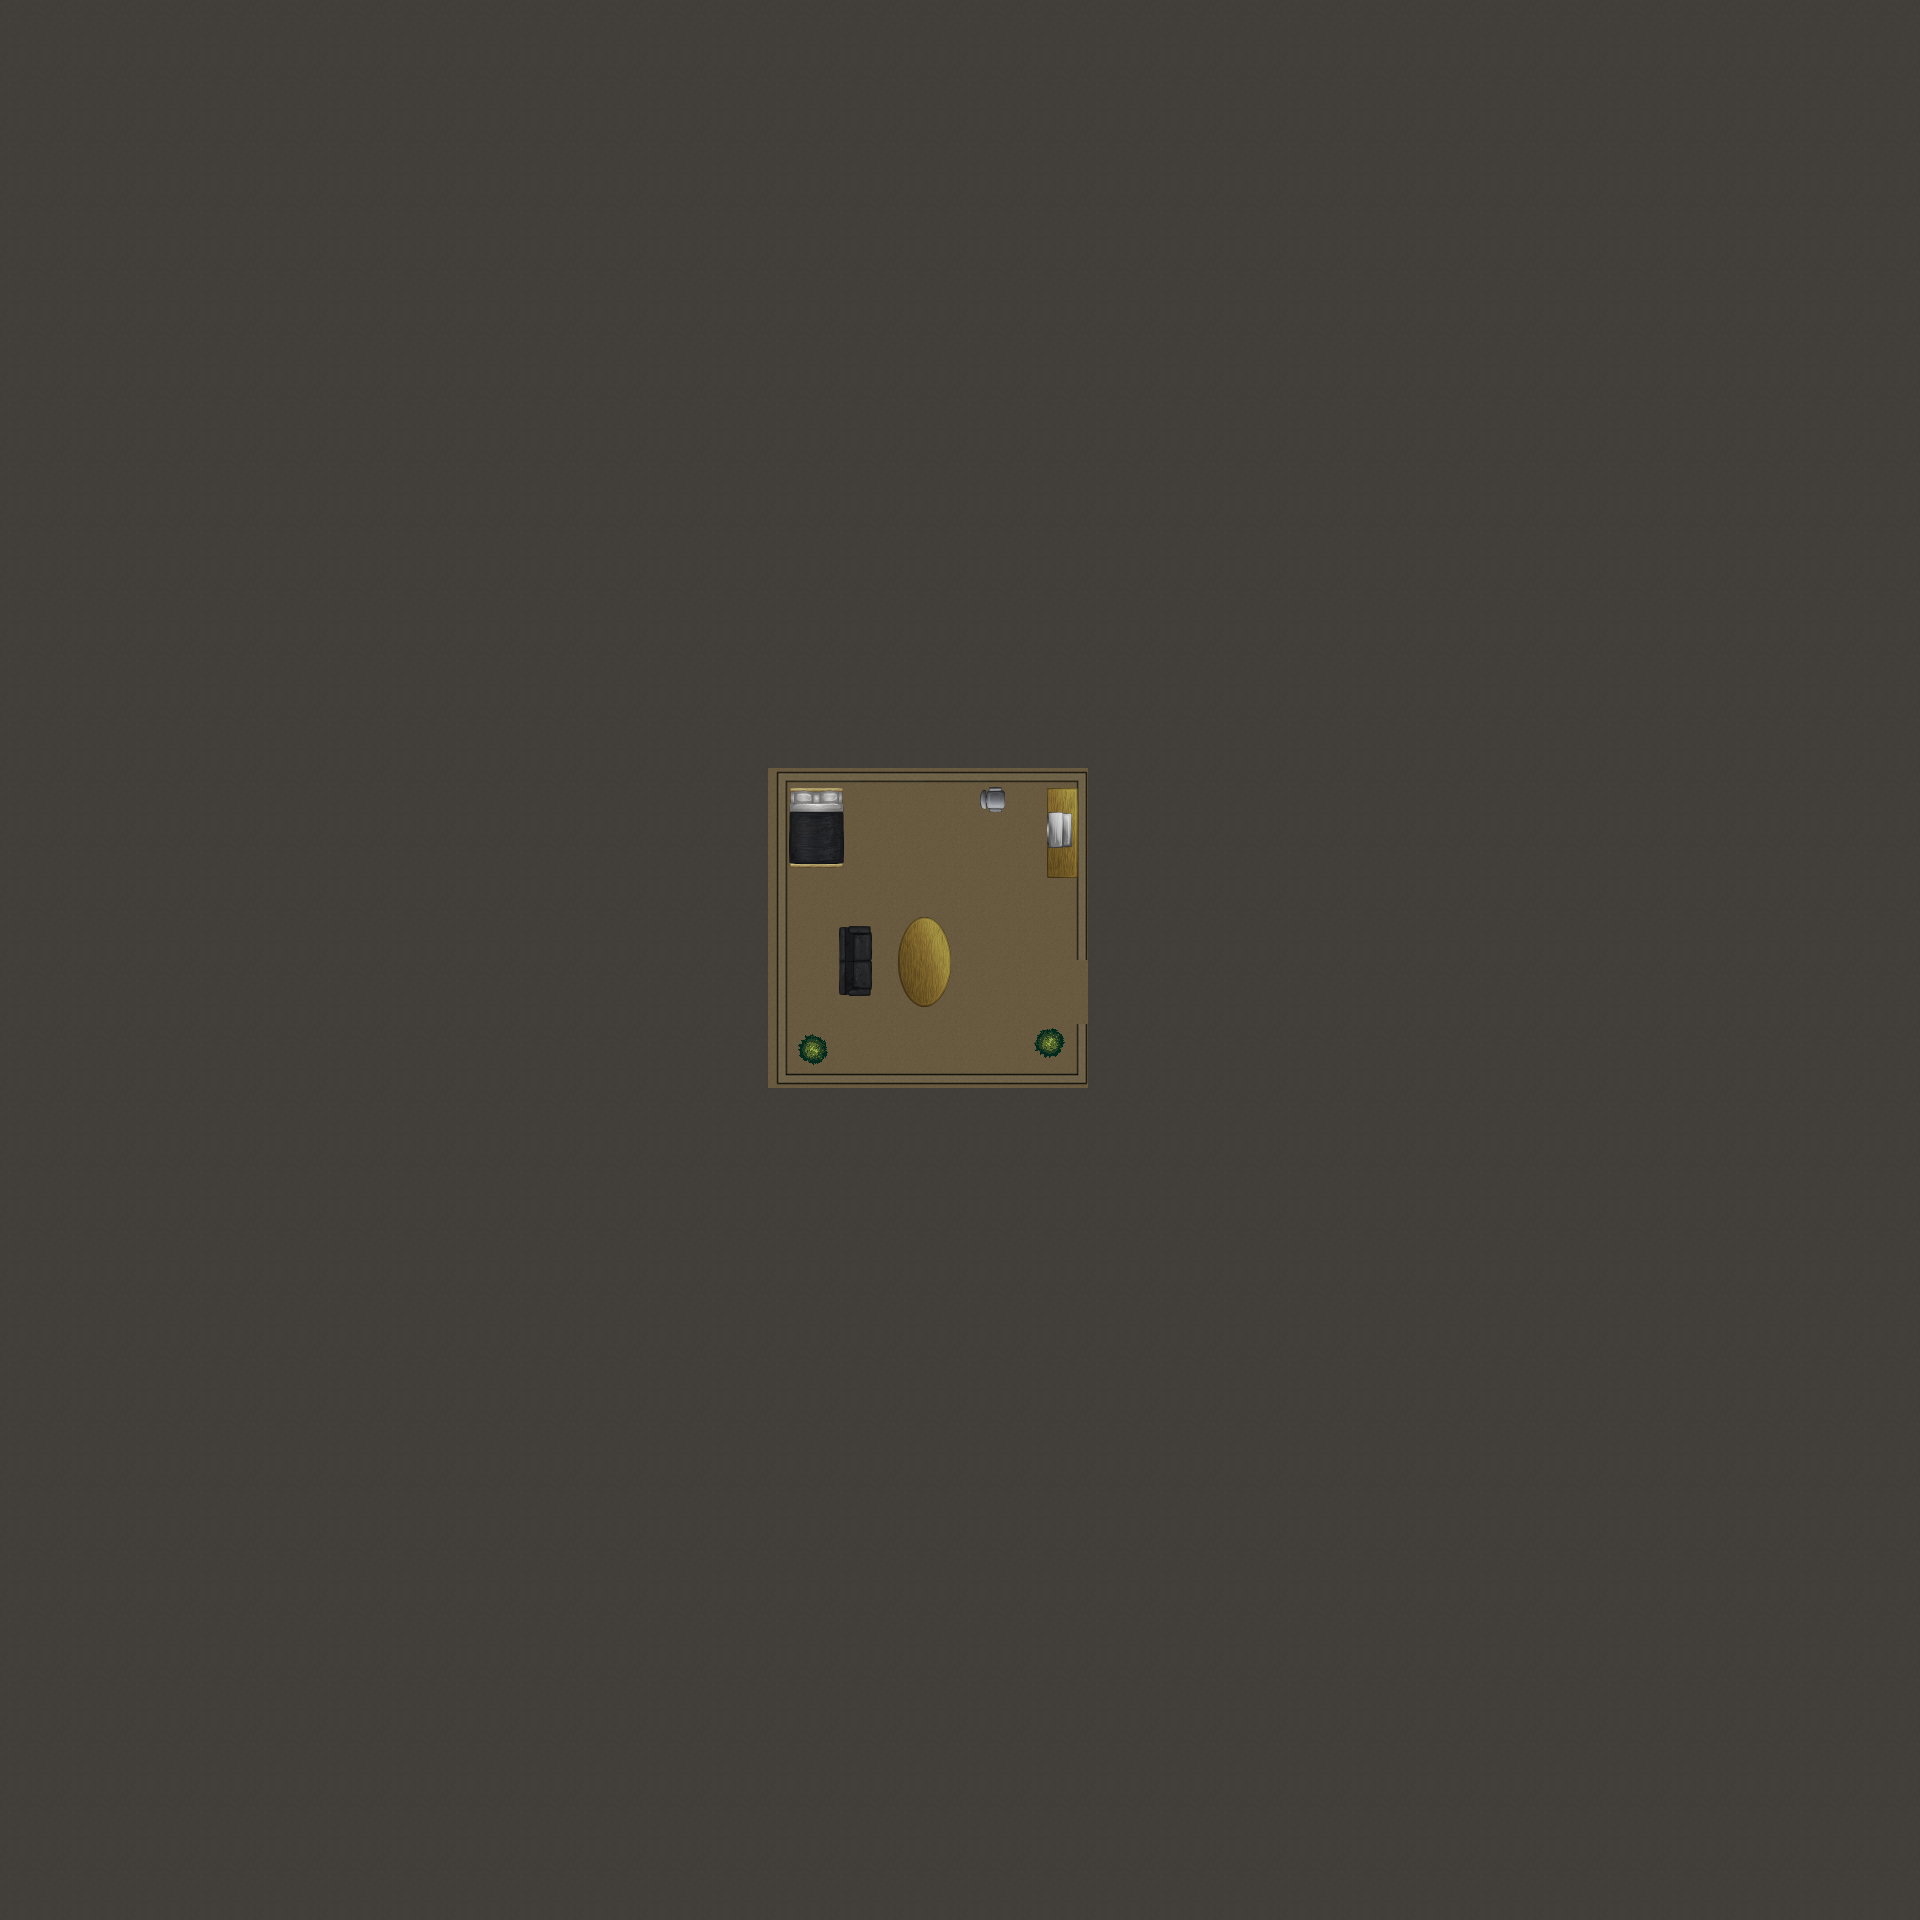

This game map was drawn from its Tiled (.tmx) file and the tilesets committed beside it. A one-line description and the trimmed map source follow:
An orthogonal 30x30 tile map with 64x64 px tiles, 5 tile layers (Ground, Parquet, Walls, Objects, ...) and 12 objects (11x Wall, player).

<map version="1.8" tiledversion="1.8.2" orientation="orthogonal" renderorder="right-down" width="30" height="30" tilewidth="64" tileheight="64" infinite="0" nextlayerid="7" nextobjectid="13">
 <tileset firstgid="1" name="tileset" tilewidth="64" tileheight="64" tilecount="961" columns="31">
  <image source="../images-sprites/tileset.png" width="2000" height="2000" />
 </tileset>
 <layer id="1" name="Ground" width="30" height="30">
  <data>[900 cells, 900 non-empty, 1 distinct tile ids]</data>
 </layer>
 <layer id="6" name="Parquet" width="30" height="30">
  <data>[900 cells, 25 non-empty, 1 distinct tile ids]</data>
 </layer>
 <layer id="2" name="Walls" width="30" height="30">
  <data>[900 cells, 15 non-empty, 8 distinct tile ids]</data>
 </layer>
 <layer id="3" name="Objects" width="30" height="30">
  <data>[900 cells, 11 non-empty, 11 distinct tile ids]</data>
 </layer>
 <layer id="4" name="Objects2" width="30" height="30">
  <data>[900 cells, 4 non-empty, 3 distinct tile ids]</data>
 </layer>
 <objectgroup id="5" name="Obstacles">
  <object id="1" name="Wall" x="778.591" y="774" width="6.72727" height="308" />
  <object id="2" name="Wall" x="1078.58" y="773.667" width="6.72727" height="308" />
  <object id="3" name="Wall" x="786.105" y="1075.77" width="291.509" height="6.37879" />
  <object id="4" name="Wall" x="786.745" y="774.061" width="291.379" height="6.37879" />
  <object id="5" name="Wall" x="789.912" y="788.144" width="53.1757" height="79.0455" />
  <object id="6" name="Wall" x="838.579" y="926.144" width="33.6757" height="70.0455" />
  <object id="7" name="Wall" x="898.662" y="918.227" width="52.4257" height="88.0455" />
  <object id="8" name="Wall" x="1047.5" y="788.644" width="29.5507" height="88.9205" />
  <object id="9" name="Wall" x="980.725" y="786.79" width="24.6757" height="25.0455" />
  <object id="10" name="Wall" x="1037.66" y="1030.98" width="24.6757" height="25.0455" />
  <object id="11" name="Wall" x="800.162" y="1037.98" width="24.6757" height="25.0455" />
  <object id="12" name="player" x="861.5" y="813" width="17" height="16" />
 </objectgroup>
</map>
